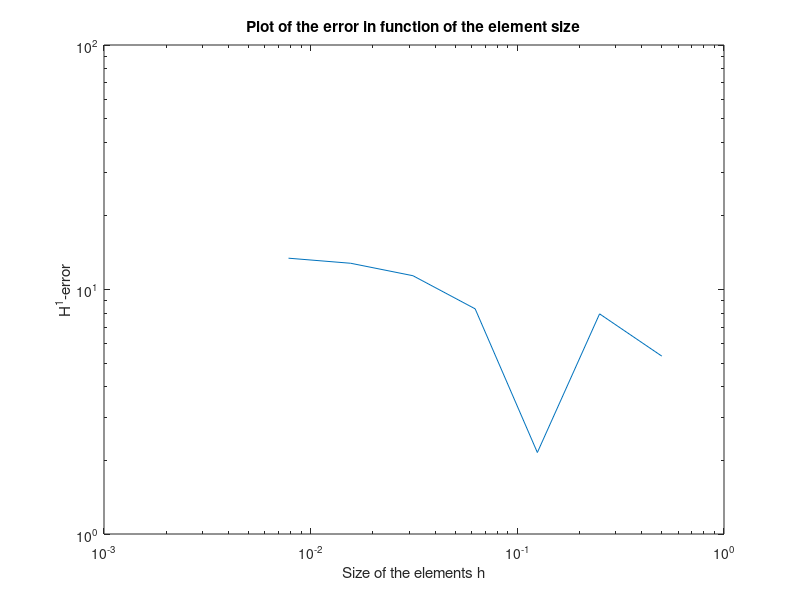

MATLAB code to generate this figure:
% Analyse convergence of Laplace equation with Dirichlet boundary
% conditions with the linear (k=1) virtual element method
%
% Geometry: 2D -> square \Omega = (0,1)x(0.1) divided into n square 
% elements, with n ranging from 2^0=1 to 2^7=128
%
% Equation: -lap(u)=0 on \Omega; u=f on \partial\Omega
%

clear
close all
clc

% Data
ne = 2.^(1:7); % number of elements
h = 1./ne; % size of the elements

% Load error from file
% Each row correspond to a given number of elements (from 2^0 to 2^7),
% the first column is the error in the L^\inf-norm, the 2nd one is the 
% error in the H^1-norm.

% err1d = csvread(Output/error1D.csv');
err2d = csvread('Output/error2D.txt');

figure;
loglog(h,err2d(:,2));
xlabel('Size of the elements h');
ylabel('H^1-error');
title('Plot of the error in function of the element size');
